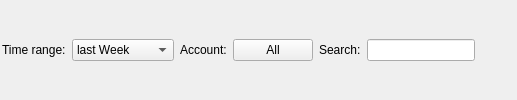
             <widget class="QFrame" name="OperationConfigFrame">
              <property name="enabled">
               <bool>true</bool>
              </property>
              <property name="minimumSize">
               <size>
                <width>0</width>
                <height>0</height>
               </size>
              </property>
              <property name="frameShape">
               <enum>QFrame::Panel</enum>
              </property>
              <property name="frameShadow">
               <enum>QFrame::Plain</enum>
              </property>
              <property name="lineWidth">
               <number>0</number>
              </property>
              <layout class="QHBoxLayout" name="horizontalLayout_3">
               <property name="leftMargin">
                <number>2</number>
               </property>
               <property name="topMargin">
                <number>2</number>
               </property>
               <property name="rightMargin">
                <number>2</number>
               </property>
               <property name="bottomMargin">
                <number>2</number>
               </property>
               <item>
                <widget class="QLabel" name="DateRangeLbl">
                 <property name="text">
                  <string>Time range:</string>
                 </property>
                </widget>
               </item>
               <item>
                <widget class="QComboBox" name="DateRangeCombo">
                 <property name="minimumSize">
                  <size>
                   <width>100</width>
                   <height>0</height>
                  </size>
                 </property>
                 <item>
                  <property name="text">
                   <string>last Week</string>
                  </property>
                 </item>
                 <item>
                  <property name="text">
                   <string>last Month</string>
                  </property>
                 </item>
                 <item>
                  <property name="text">
                   <string>last Half-year</string>
                  </property>
                 </item>
                 <item>
                  <property name="text">
                   <string>last Year</string>
                  </property>
                 </item>
                 <item>
                  <property name="text">
                   <string>All</string>
                  </property>
                 </item>
                </widget>
               </item>
               <item>
                <widget class="QLabel" name="AccountLbl">
                 <property name="text">
                  <string>Account:</string>
                 </property>
                </widget>
               </item>
               <item>
                <widget class="AccountButton" name="ChooseAccountBtn">
                 <property name="text">
                  <string>All</string>
                 </property>
                </widget>
               </item>
               <item>
                <widget class="QLabel" name="SearchLbl">
                 <property name="text">
                  <string>Search:</string>
                 </property>
                </widget>
               </item>
               <item>
                <widget class="QLineEdit" name="SearchString"/>
               </item>
               <item>
                <spacer name="horizontalSpacer">
                 <property name="orientation">
                  <enum>Qt::Horizontal</enum>
                 </property>
                 <property name="sizeHint" stdset="0">
                  <size>
                   <width>40</width>
                   <height>20</height>
                  </size>
                 </property>
                </spacer>
               </item>
              </layout>
             </widget>
